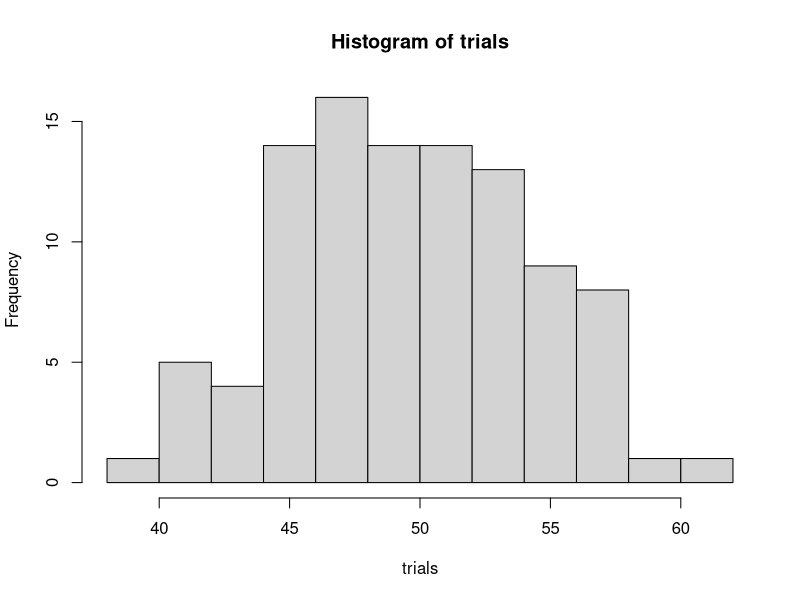
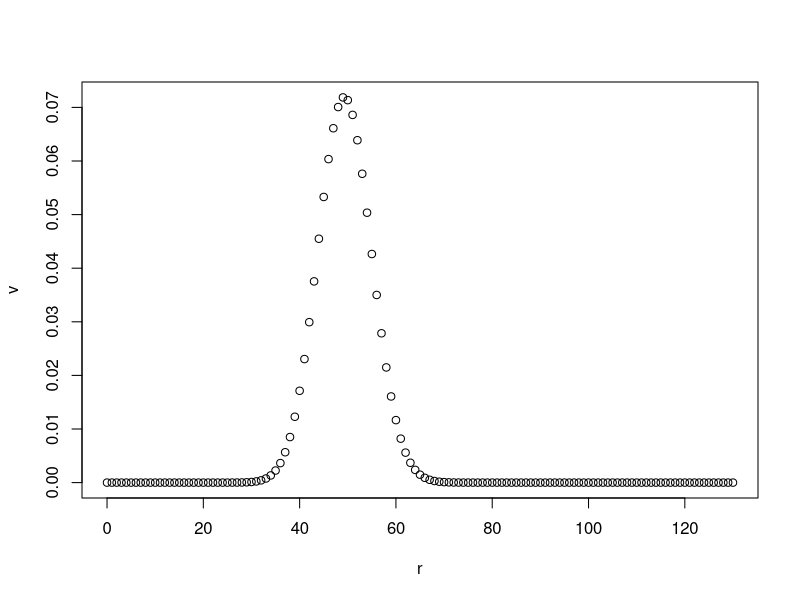
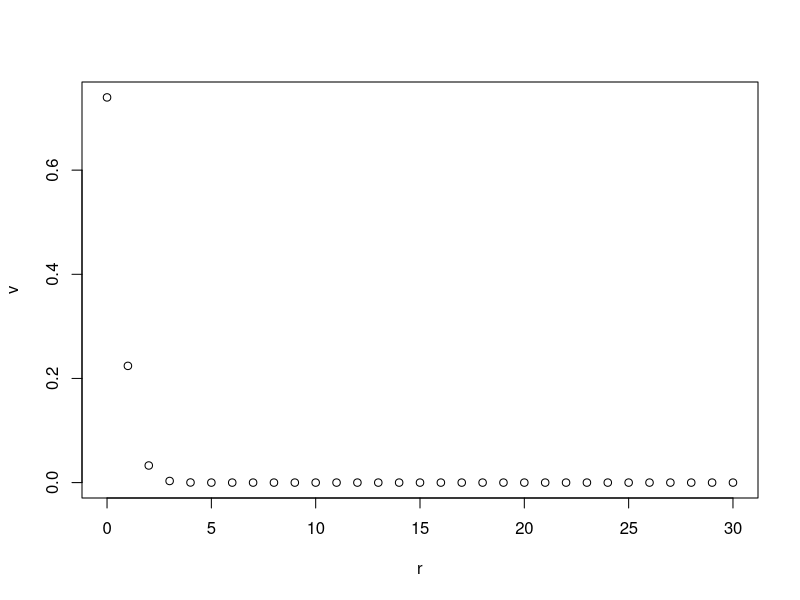
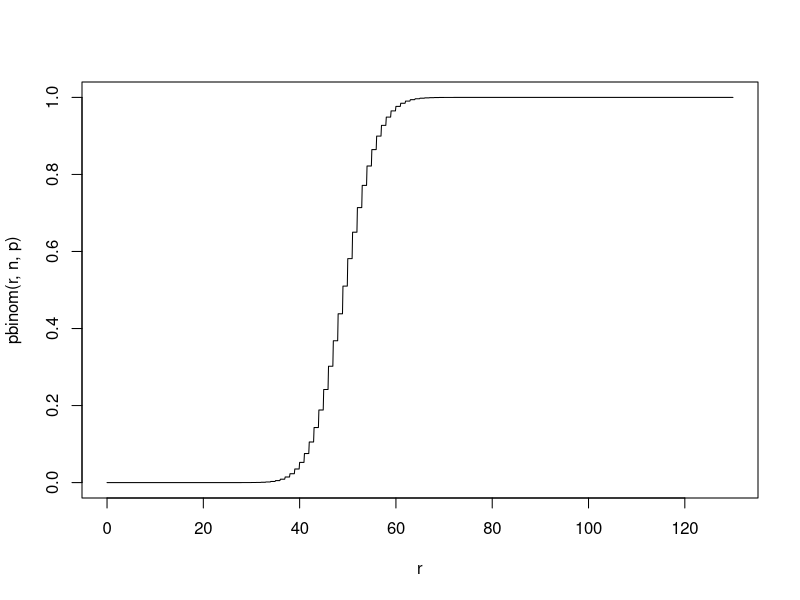

Reproduce these figures in R, in order.
## ---- chunk 1
x <- c("H", "T")
result <- sample(x, 200, replace=TRUE)
result
## ---- chunk 2
x <- c(1, 0)
result <- sample(x, 130, replace = TRUE, prob=c(0.38, 0.62) )
result
## ---- chunk 3
sum(result)
## ---- chunk 4
sum(sample(x, 130, replace=TRUE, prob=c(0.38, 0.62)))
## ---- chunk 5
# We are going to keep track of the results in a variable called trials, so we first initalize this variable as an empty column
trials <- c()

# Then our for loop - in this case we just want the loop to repeat the command 100 times
for (k in 1:100) { 
  # each loop will compute the number of food insecure students in our random sample of 130 students, 
  # make that a column, and 
  # then add that to the end of the trials column
  trials <- c(trials, sum(sample(x, 130, replace=TRUE, prob=c(0.38, 0.62))))
}

trials
## ---- chunk 6
# The paramter breaks is determining how many bins to use
hist(trials, breaks=10)
## ---- chunk 7
summary(trials)
## ---- chunk 8
0.38 * 130
## ---- chunk 9
130 * 0.38 * 0.62^129
## ---- chunk 10
choose(130, 2) * 0.38^2 * 0.62^128
## ---- chunk 11
r <- c(0:130)
v <- choose(130, r) * 0.38^r * 0.62^(130 - r)
plot(r, v)
## ---- chunk 12
p <- 0.01
n <- 30
r <- c(0:n)
v <- choose(n, r) * p^r * (1-p)^(n - r)
plot(r, v)
## ---- chunk 13
sum(v)
## ---- chunk 14
r <- c(0:39)
sum( choose(130, r) * 0.38^r * 0.62^(130 - r) )
## ---- chunk 15
dbinom(39, 130, 0.38)
## ---- chunk 16
pbinom(39, 130, 0.38)
## ---- chunk 17
n <- 130
p <- 0.38
r <- c(0:(10*n))/10
plot(r, pbinom(r, n, p), type="l")
## ---- chunk 18
r = c(0:130)
sum( r*dbinom(r, 130, 0.38))
